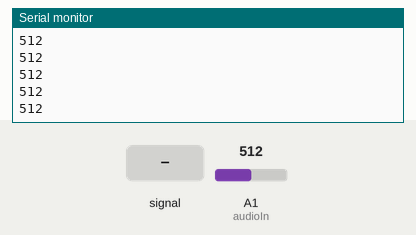
Recording of a sketch running on a simulated Arduino Uno, built with avr-gcc and run on an emulated ATmega328P. Shown: the last lines printed to the serial monitor. Inputs (shaded band) come from the test bench; at power-on: A1 (audioIn) = 512.

Above: at 1.2 s.
1.3 s: A1 (audioIn) fed a 200 Hz sine of ±81 counts around its level
At 1.8 s:
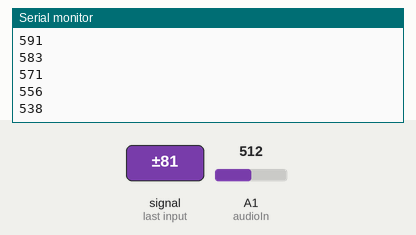
2.8 s: A1 (audioIn) set to 716
At 3.8 s:
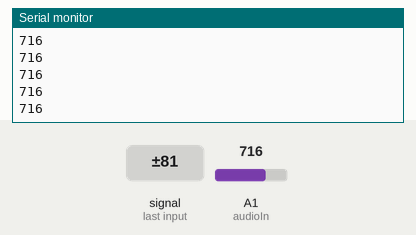
4.3 s: A1 (audioIn) fed a 1000 Hz sine of ±255 counts around its level
At 4.8 s:
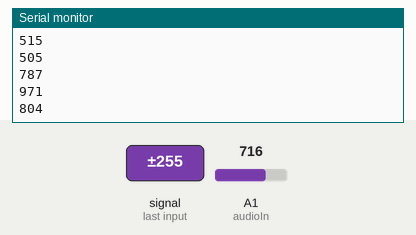
5.8 s: A1 (audioIn) set to 900
At 6.6 s:
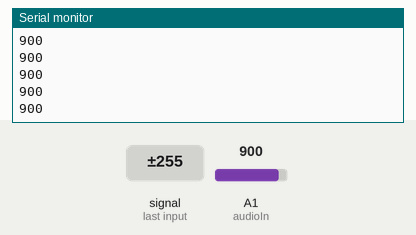
Timing chart, 0 to 8.3 s (numbered marks = the images above; inputs shaded):
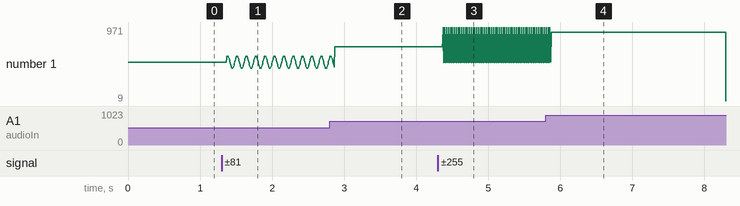

Measured:
- after the input at 1.3 s, the serial monitor: prints a new line after 0.07 s (image 1)
- after the input at 2.8 s, the serial monitor: prints a new line after 0.07 s (image 2)
- after the input at 4.3 s, the serial monitor: prints a new line after 0.07 s (image 3)
- after the input at 5.8 s, the serial monitor: prints a new line after 0.07 s (image 4)
- plotted number 1: 512 → 571 after the input at 1.3 s, 571 → 716 after the input at 2.8 s, 716 → 787 after the input at 4.3 s

The sketch:

simplifyAudioRead.ino
```cpp
// First find the range of the audio with Gemma

int audioIn = A1;
int audioRead = 0;

// set limits?
//int lowRange
//int highRange


void setup() {
  // put your setup code here, to run once:
  Serial.begin(9600);

}

void loop() {
  // put your main code here, to run repeatedly:
  audioRead = analogRead(audioIn);
  Serial.println(audioRead);

  // analog inputs 0-1023
  // analog outputs analogWrite 0-255 / map or float

}
```
